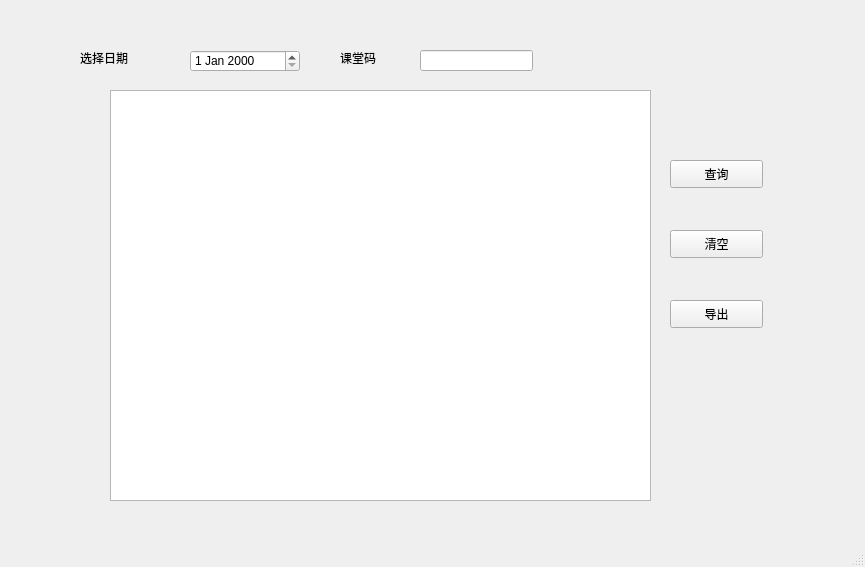
<?xml version="1.0" encoding="UTF-8"?>
<ui version="4.0">
 <class>histroy</class>
 <widget class="QMainWindow" name="histroy">
  <property name="geometry">
   <rect>
    <x>0</x>
    <y>0</y>
    <width>865</width>
    <height>567</height>
   </rect>
  </property>
  <property name="windowTitle">
   <string>MainWindow</string>
  </property>
  <widget class="QWidget" name="centralwidget">
   <widget class="QListView" name="listView">
    <property name="geometry">
     <rect>
      <x>110</x>
      <y>90</y>
      <width>541</width>
      <height>411</height>
     </rect>
    </property>
   </widget>
   <widget class="QDateEdit" name="dateEdit">
    <property name="geometry">
     <rect>
      <x>190</x>
      <y>50</y>
      <width>110</width>
      <height>22</height>
     </rect>
    </property>
   </widget>
   <widget class="QLabel" name="label">
    <property name="geometry">
     <rect>
      <x>80</x>
      <y>50</y>
      <width>72</width>
      <height>15</height>
     </rect>
    </property>
    <property name="text">
     <string>选择日期</string>
    </property>
   </widget>
   <widget class="QLabel" name="label_2">
    <property name="geometry">
     <rect>
      <x>340</x>
      <y>50</y>
      <width>72</width>
      <height>15</height>
     </rect>
    </property>
    <property name="text">
     <string>课堂码</string>
    </property>
   </widget>
   <widget class="QLineEdit" name="lineEdit">
    <property name="geometry">
     <rect>
      <x>420</x>
      <y>50</y>
      <width>113</width>
      <height>21</height>
     </rect>
    </property>
   </widget>
   <widget class="QPushButton" name="pushButton">
    <property name="geometry">
     <rect>
      <x>670</x>
      <y>160</y>
      <width>93</width>
      <height>28</height>
     </rect>
    </property>
    <property name="text">
     <string>查询</string>
    </property>
   </widget>
   <widget class="QPushButton" name="pushButton_2">
    <property name="geometry">
     <rect>
      <x>670</x>
      <y>230</y>
      <width>93</width>
      <height>28</height>
     </rect>
    </property>
    <property name="text">
     <string>清空</string>
    </property>
   </widget>
   <widget class="QPushButton" name="pushButton_3">
    <property name="geometry">
     <rect>
      <x>670</x>
      <y>300</y>
      <width>93</width>
      <height>28</height>
     </rect>
    </property>
    <property name="text">
     <string>导出</string>
    </property>
   </widget>
  </widget>
  <widget class="QMenuBar" name="menubar">
   <property name="geometry">
    <rect>
     <x>0</x>
     <y>0</y>
     <width>865</width>
     <height>26</height>
    </rect>
   </property>
  </widget>
  <widget class="QStatusBar" name="statusbar"/>
 </widget>
 <resources/>
 <connections/>
</ui>
